Frame 1 (no input): blank canvas, image omitted
Frame 60 (the mouse pressed at the canvas centre just before this capture): blank canvas, image omitted
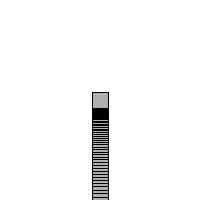
Frame 120 (the mouse held since frame 60 and released just before this capture)

The Processing sketch whose frames 1 and 60 were blank and that drew this single picture after the mouse press (run headless with seeded random() and noise(); from frame 60 on, the mouse is pressed at the canvas centre):

// Processing sketch: e01a_a_comfortable_and_cozy_sketch_that_needs_a_little_box2d
// ── e01a_a_comfortable_and_cozy_sketch_that_needs_a_little_box2d.pde
ArrayList<Box> boxes;

void setup() {
  size(200,200);
  boxes = new ArrayList<Box>();
}

void draw() {
  if (mousePressed)
    boxes.add(new Box(mouseX,mouseY));
  
  background(255);
  for (Box b: boxes)
    b.display();

  for (Box b: boxes)
    b.update();
}

class Box {
  
  PVector location;
  PVector velocity;
  
  Box(float x, float y) {
    location = new PVector(x,y);
    velocity = new PVector(0,0);
  }
  
  void display() {
    rectMode(CENTER);
    fill(175);
    stroke(0);
    rect(location.x,location.y,16,16);
  }
  
  void update() {
    velocity.add(new PVector(0,0.07)); // gravity
    location.add(velocity);
  }
}
